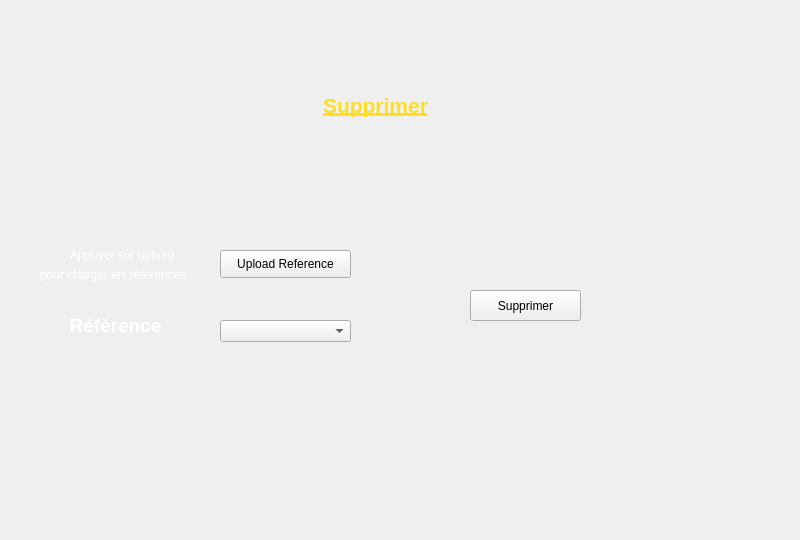
   <widget class="QWidget" name="tab_4">
    <attribute name="title">
     <string>Supprimer animal</string>
    </attribute>
    <widget class="QLabel" name="label_8">
     <property name="geometry">
      <rect>
       <x>-10</x>
       <y>0</y>
       <width>791</width>
       <height>531</height>
      </rect>
     </property>
     <property name="text">
      <string/>
     </property>
     <property name="pixmap">
      <pixmap>../../../Esprit/2A16/Semestre 1/Projet C++/ZOO'RNI/charte essai 1.png</pixmap>
     </property>
     <property name="scaledContents">
      <bool>true</bool>
     </property>
    </widget>
    <widget class="QLabel" name="label_statistiqyes_2">
     <property name="geometry">
      <rect>
       <x>260</x>
       <y>80</y>
       <width>231</width>
       <height>51</height>
      </rect>
     </property>
     <property name="text">
      <string>&lt;html&gt;&lt;head/&gt;&lt;body&gt;&lt;p align=&quot;center&quot;&gt;&lt;span style=&quot; font-size:16pt; font-weight:600; text-decoration: underline; color:#ffde21;&quot;&gt;Supprimer&lt;/span&gt;&lt;/p&gt;&lt;/body&gt;&lt;/html&gt;</string>
     </property>
    </widget>
    <widget class="QLabel" name="label_10">
     <property name="geometry">
      <rect>
       <x>40</x>
       <y>300</y>
       <width>151</width>
       <height>51</height>
      </rect>
     </property>
     <property name="text">
      <string>&lt;html&gt;&lt;head/&gt;&lt;body&gt;&lt;p align=&quot;center&quot;&gt;&lt;span style=&quot; font-size:14pt; font-weight:600; color:#ffffff;&quot;&gt;Référence&lt;/span&gt;&lt;/p&gt;&lt;/body&gt;&lt;/html&gt;</string>
     </property>
    </widget>
    <widget class="QPushButton" name="id_sup">
     <property name="geometry">
      <rect>
       <x>470</x>
       <y>290</y>
       <width>111</width>
       <height>31</height>
      </rect>
     </property>
     <property name="text">
      <string>Supprimer</string>
     </property>
    </widget>
    <widget class="QPushButton" name="pb_upload_2">
     <property name="geometry">
      <rect>
       <x>220</x>
       <y>250</y>
       <width>131</width>
       <height>28</height>
      </rect>
     </property>
     <property name="text">
      <string>Upload Reference</string>
     </property>
    </widget>
    <widget class="QComboBox" name="comboBox_supp_ref_2">
     <property name="geometry">
      <rect>
       <x>220</x>
       <y>320</y>
       <width>131</width>
       <height>22</height>
      </rect>
     </property>
    </widget>
    <widget class="QLabel" name="label_24">
     <property name="geometry">
      <rect>
       <x>70</x>
       <y>230</y>
       <width>121</width>
       <height>51</height>
      </rect>
     </property>
     <property name="text">
      <string>&lt;html&gt;&lt;head/&gt;&lt;body&gt;&lt;p&gt;&lt;span style=&quot; color:#ffffff;&quot;&gt;Appuyer sur upload &lt;/span&gt;&lt;/p&gt;&lt;/body&gt;&lt;/html&gt;</string>
     </property>
    </widget>
    <widget class="QLabel" name="label_27">
     <property name="geometry">
      <rect>
       <x>40</x>
       <y>260</y>
       <width>171</width>
       <height>31</height>
      </rect>
     </property>
     <property name="text">
      <string>&lt;html&gt;&lt;head/&gt;&lt;body&gt;&lt;p&gt;&lt;span style=&quot; color:#ffffff;&quot;&gt;pour charger les references&lt;/span&gt;&lt;/p&gt;&lt;/body&gt;&lt;/html&gt;</string>
     </property>
    </widget>
   </widget>
